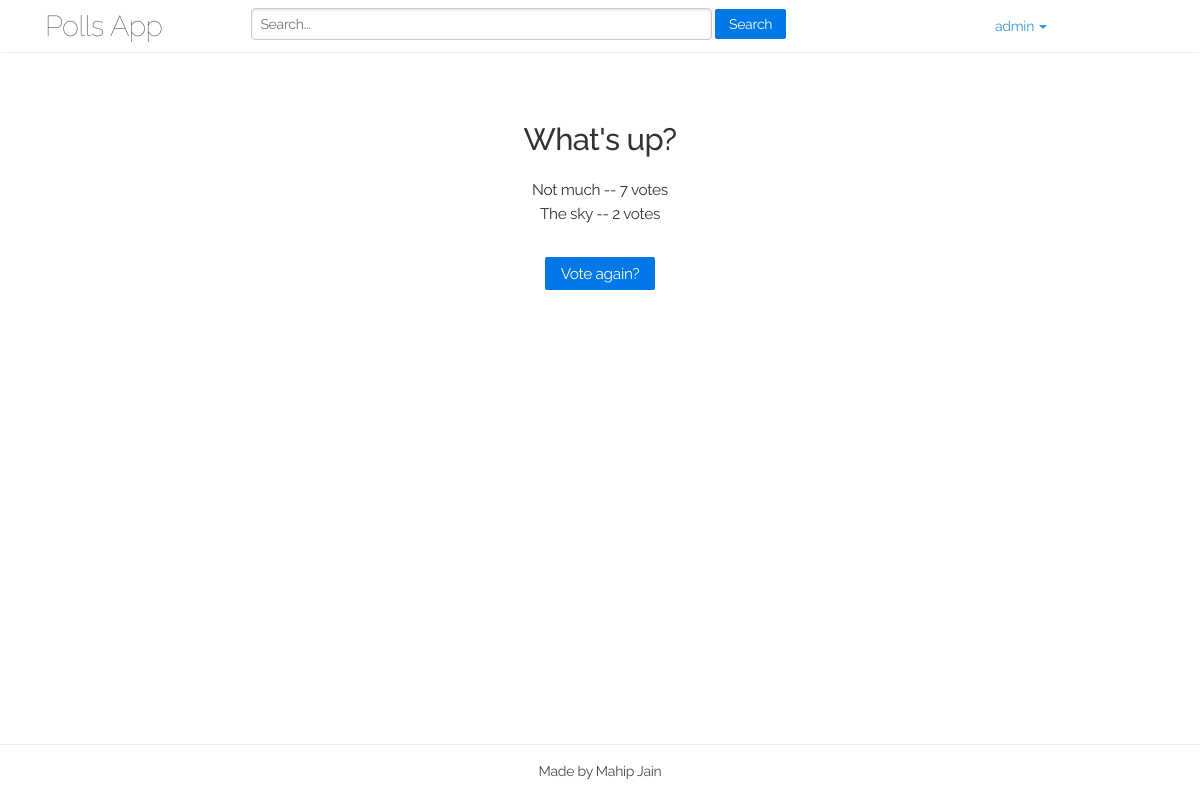
The app's page /polls/1/results/ (signed in), older data.
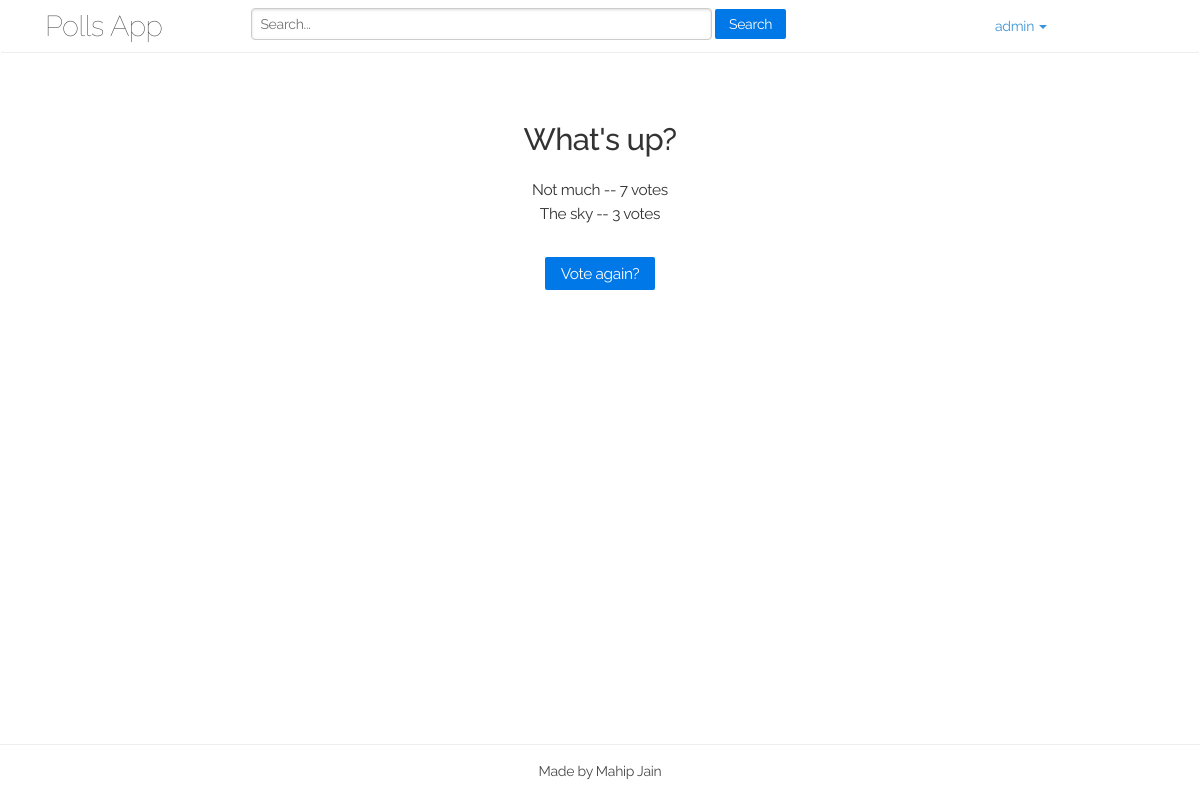
The same page, newer data.
### polls/models.py (models this page shows, shortened)
class Choice(models.Model):
	question = models.ForeignKey(Question)
	choice_text = models.CharField(max_length=200)
	votes = models.IntegerField(default=0)

### polls/views.py (the view)
# urls.py: url(r'^(?P<pk>\d+)/results/$', views.ResultsView.as_view(), name='results'),
@method_decorator(login_required, name='dispatch')
class ResultsView(generic.DetailView):
	model = Question
	template_name = 'polls/results.html'

### polls/templates/polls/results.html (shortened to what this page needs)
<!DOCTYPE html>
{% load staticfiles %}
<html lang="en">
	<head>
		<link rel="stylesheet" type="text/css" href="{% static 'polls/bootstrap/css/bootstrap.min.css' %}" />
		<link rel="stylesheet" type="text/css" href="{% static 'polls/style/animate.css' %}" />
		<link rel="stylesheet" type="text/css" href="{% static 'polls/style/owl.css' %}" />
		<link rel="stylesheet" type="text/css" href="{% static 'polls/style/normalize.css' %}" />
		<link rel="stylesheet" type="text/css" href="{% static 'polls/pure/pure/pure-min.css' %}" />
		<link rel="stylesheet" type="text/css" href="{% static 'polls/style/custom.css' %}" />
	</head>
<body>
<div class ="page-wrap">
	<nav class="navbar header">
  <div class="container">
    <div class="navbar-header col-md-2">
      <a class="navbar-brand" href="/polls/"><p class="head-text">Polls App</p></a>
    </div>
	<div class="col-md-8">
	<form class="navbar navbar-nav pure-form col-md-12" style="display: inline">
    <fieldset class="col-md-12 search">
        <input class="pure-input-2-3"type="text" placeholder="Search...">
        <button type="submit" class="pure-button pure-button-primary">Search</button>
    </fieldset>
	</form></div>
    <ul class="nav navbar-nav col-md-2 ">
      <li class="dropdown">
        <a class="dropdown-toggle" data-toggle="dropdown" href="#">{{ user.username }}
        <span class="caret"></span></a>
  </div>
</nav>
<main class="container center">
<h1>{{ question.question_text }}</h1>
<ul>
{% for choice in question.choice_set.all %}
	<li>{{ choice.choice_text }} -- {{choice.votes }} vote{{ choice.votes|pluralize}}</li>
{% endfor %}
</ul>
<a class="pure-button pure-button-primary top-padding black" href="{% url 'polls:detail' question.id %}"> Vote again?</a>
</main>
</div>
<footer class="site-footer text-muted">
  <p class="container footer-text">Made by Mahip Jain<p>
</footer>
</body>
</html>

Row changes from the older to the newer data that the page shows:
changed Choice "The sky": votes "2" → "3"
